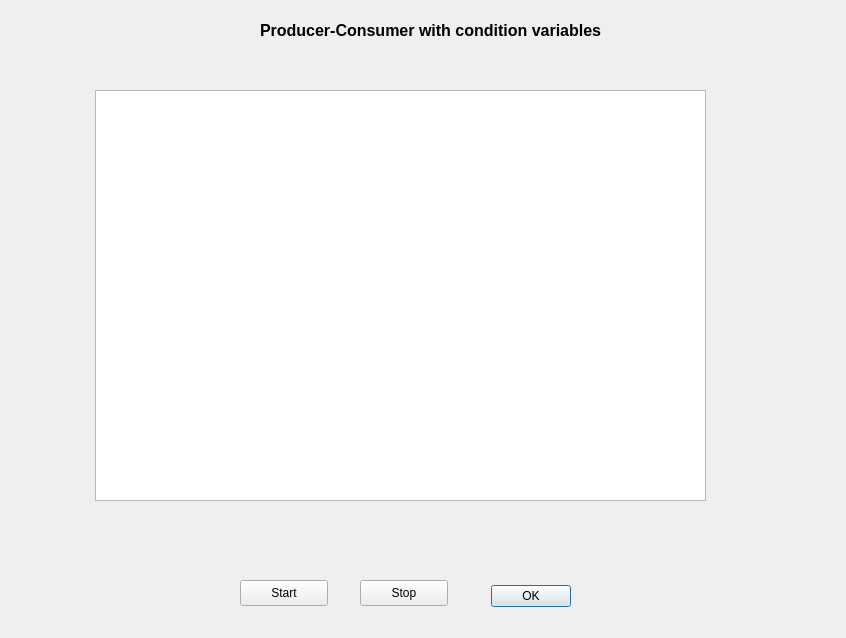
<?xml version="1.0" encoding="UTF-8"?>
<ui version="4.0">
 <class>DialogProdCons</class>
 <widget class="QDialog" name="DialogProdCons">
  <property name="geometry">
   <rect>
    <x>0</x>
    <y>0</y>
    <width>846</width>
    <height>638</height>
   </rect>
  </property>
  <property name="windowTitle">
   <string>Dialog</string>
  </property>
  <widget class="QDialogButtonBox" name="buttonBox">
   <property name="geometry">
    <rect>
     <x>480</x>
     <y>580</y>
     <width>91</width>
     <height>32</height>
    </rect>
   </property>
   <property name="orientation">
    <enum>Qt::Horizontal</enum>
   </property>
   <property name="standardButtons">
    <set>QDialogButtonBox::Ok</set>
   </property>
  </widget>
  <widget class="QPushButton" name="btnStart">
   <property name="geometry">
    <rect>
     <x>240</x>
     <y>580</y>
     <width>88</width>
     <height>26</height>
    </rect>
   </property>
   <property name="text">
    <string>Start</string>
   </property>
  </widget>
  <widget class="QPushButton" name="btnStop">
   <property name="geometry">
    <rect>
     <x>360</x>
     <y>580</y>
     <width>88</width>
     <height>26</height>
    </rect>
   </property>
   <property name="text">
    <string>Stop</string>
   </property>
  </widget>
  <widget class="QLabel" name="label">
   <property name="geometry">
    <rect>
     <x>260</x>
     <y>20</y>
     <width>341</width>
     <height>20</height>
    </rect>
   </property>
   <property name="font">
    <font>
     <pointsize>12</pointsize>
     <bold>true</bold>
    </font>
   </property>
   <property name="text">
    <string>Producer-Consumer with condition variables</string>
   </property>
  </widget>
  <widget class="QTextBrowser" name="textBrowser">
   <property name="geometry">
    <rect>
     <x>95</x>
     <y>90</y>
     <width>611</width>
     <height>411</height>
    </rect>
   </property>
  </widget>
 </widget>
 <resources/>
 <connections>
  <connection>
   <sender>buttonBox</sender>
   <signal>accepted()</signal>
   <receiver>DialogProdCons</receiver>
   <slot>accept()</slot>
   <hints>
    <hint type="sourcelabel">
     <x>248</x>
     <y>254</y>
    </hint>
    <hint type="destinationlabel">
     <x>157</x>
     <y>274</y>
    </hint>
   </hints>
  </connection>
  <connection>
   <sender>buttonBox</sender>
   <signal>rejected()</signal>
   <receiver>DialogProdCons</receiver>
   <slot>reject()</slot>
   <hints>
    <hint type="sourcelabel">
     <x>316</x>
     <y>260</y>
    </hint>
    <hint type="destinationlabel">
     <x>286</x>
     <y>274</y>
    </hint>
   </hints>
  </connection>
 </connections>
</ui>
